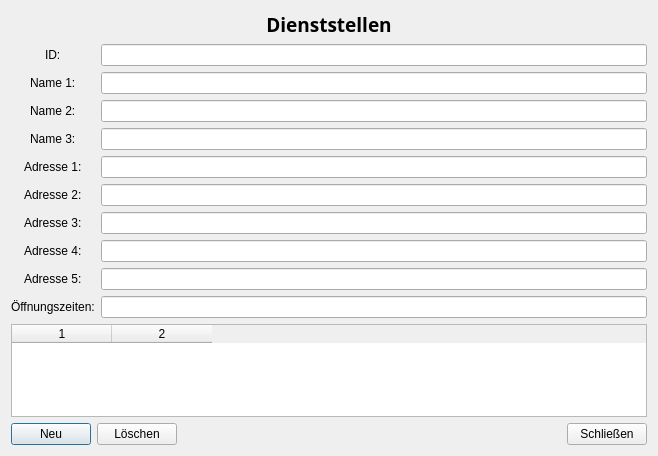
<?xml version="1.0" encoding="UTF-8"?>
<ui version="4.0">
 <class>CBranchEdit</class>
 <widget class="QDialog" name="CBranchEdit">
  <property name="geometry">
   <rect>
    <x>0</x>
    <y>0</y>
    <width>658</width>
    <height>456</height>
   </rect>
  </property>
  <property name="windowTitle">
   <string>Dialog</string>
  </property>
  <layout class="QVBoxLayout" name="verticalLayout_2">
   <item>
    <widget class="QLabel" name="label_11">
     <property name="font">
      <font>
       <family>Open Sans</family>
       <pointsize>14</pointsize>
       <weight>75</weight>
       <bold>true</bold>
      </font>
     </property>
     <property name="text">
      <string>Dienststellen</string>
     </property>
     <property name="alignment">
      <set>Qt::AlignCenter</set>
     </property>
    </widget>
   </item>
   <item>
    <layout class="QFormLayout" name="formLayout">
     <property name="labelAlignment">
      <set>Qt::AlignCenter</set>
     </property>
     <property name="formAlignment">
      <set>Qt::AlignHCenter|Qt::AlignTop</set>
     </property>
     <item row="0" column="0">
      <widget class="QLabel" name="label">
       <property name="text">
        <string>ID:</string>
       </property>
      </widget>
     </item>
     <item row="0" column="1">
      <widget class="QLineEdit" name="txtID">
       <property name="readOnly">
        <bool>true</bool>
       </property>
      </widget>
     </item>
     <item row="1" column="1">
      <widget class="QLineEdit" name="txtName1"/>
     </item>
     <item row="1" column="0">
      <widget class="QLabel" name="label_2">
       <property name="text">
        <string>Name 1:</string>
       </property>
      </widget>
     </item>
     <item row="2" column="1">
      <widget class="QLineEdit" name="txtName2"/>
     </item>
     <item row="3" column="1">
      <widget class="QLineEdit" name="txtName3"/>
     </item>
     <item row="4" column="1">
      <widget class="QLineEdit" name="txtAdress1"/>
     </item>
     <item row="5" column="1">
      <widget class="QLineEdit" name="txtAdress2"/>
     </item>
     <item row="6" column="1">
      <widget class="QLineEdit" name="txtAdress3"/>
     </item>
     <item row="7" column="1">
      <widget class="QLineEdit" name="txtAdress4"/>
     </item>
     <item row="8" column="1">
      <widget class="QLineEdit" name="txtAdress5"/>
     </item>
     <item row="9" column="1">
      <widget class="QLineEdit" name="txtHours"/>
     </item>
     <item row="2" column="0">
      <widget class="QLabel" name="label_3">
       <property name="text">
        <string>Name 2:</string>
       </property>
      </widget>
     </item>
     <item row="3" column="0">
      <widget class="QLabel" name="label_4">
       <property name="text">
        <string>Name 3:</string>
       </property>
      </widget>
     </item>
     <item row="4" column="0">
      <widget class="QLabel" name="label_5">
       <property name="text">
        <string>Adresse 1:</string>
       </property>
      </widget>
     </item>
     <item row="5" column="0">
      <widget class="QLabel" name="label_6">
       <property name="text">
        <string>Adresse 2:</string>
       </property>
      </widget>
     </item>
     <item row="6" column="0">
      <widget class="QLabel" name="label_7">
       <property name="text">
        <string>Adresse 3:</string>
       </property>
      </widget>
     </item>
     <item row="7" column="0">
      <widget class="QLabel" name="label_8">
       <property name="text">
        <string>Adresse 4:</string>
       </property>
      </widget>
     </item>
     <item row="8" column="0">
      <widget class="QLabel" name="label_9">
       <property name="text">
        <string>Adresse 5:</string>
       </property>
      </widget>
     </item>
     <item row="9" column="0">
      <widget class="QLabel" name="label_10">
       <property name="text">
        <string>Öffnungszeiten:</string>
       </property>
      </widget>
     </item>
    </layout>
   </item>
   <item>
    <widget class="QTableWidget" name="tbvBranches">
     <property name="columnCount">
      <number>2</number>
     </property>
     <column/>
     <column/>
    </widget>
   </item>
   <item>
    <layout class="QHBoxLayout" name="horizontalLayout">
     <item>
      <widget class="QPushButton" name="cmdNew">
       <property name="text">
        <string>Neu</string>
       </property>
      </widget>
     </item>
     <item>
      <widget class="QPushButton" name="cmdDelete">
       <property name="text">
        <string>Löschen</string>
       </property>
      </widget>
     </item>
     <item>
      <spacer name="horizontalSpacer">
       <property name="orientation">
        <enum>Qt::Horizontal</enum>
       </property>
       <property name="sizeHint" stdset="0">
        <size>
         <width>40</width>
         <height>20</height>
        </size>
       </property>
      </spacer>
     </item>
     <item>
      <widget class="QPushButton" name="cmdClose">
       <property name="text">
        <string>Schließen</string>
       </property>
      </widget>
     </item>
    </layout>
   </item>
  </layout>
 </widget>
 <tabstops>
  <tabstop>txtName1</tabstop>
  <tabstop>txtName2</tabstop>
  <tabstop>txtName3</tabstop>
  <tabstop>txtAdress1</tabstop>
  <tabstop>txtAdress2</tabstop>
  <tabstop>txtAdress3</tabstop>
  <tabstop>txtAdress4</tabstop>
  <tabstop>txtAdress5</tabstop>
  <tabstop>txtHours</tabstop>
  <tabstop>tbvBranches</tabstop>
  <tabstop>cmdNew</tabstop>
  <tabstop>cmdDelete</tabstop>
  <tabstop>cmdClose</tabstop>
  <tabstop>txtID</tabstop>
 </tabstops>
 <resources/>
 <connections/>
</ui>
